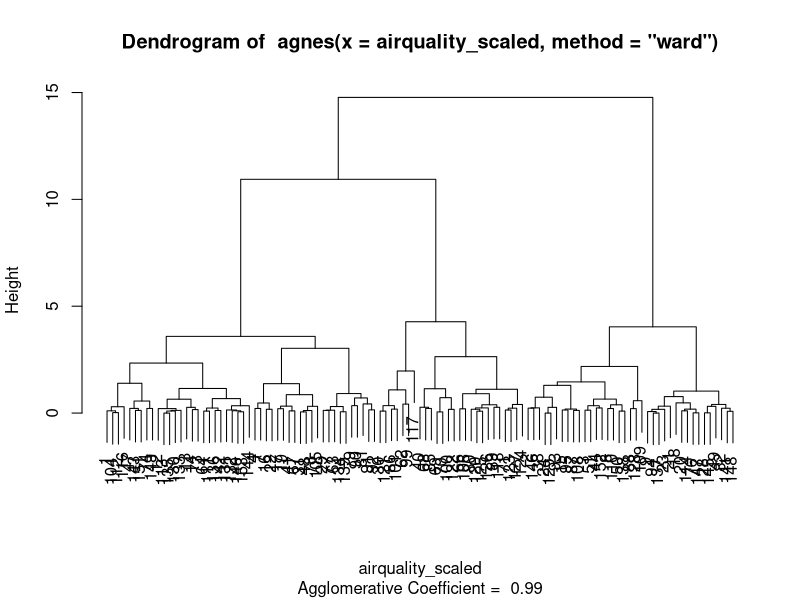

Source code (R):
library(cluster)
data(airquality)
str(airquality)
airquality <- na.omit(airquality)
airquality_subset <- airquality[, c("Ozone", "Solar.R")]
airquality_scaled <- scale(airquality_subset)
agnes_result <- agnes(airquality_scaled, method = "ward")
plot(agnes_result, which.plots = 2)
cluster_cut <- cutree(agnes_result, k = 4) 
airquality_subset$cluster <- cluster_cut
table(cluster_cut)
